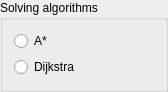
<?xml version="1.0" encoding="UTF-8"?>
<ui version="4.0">
 <class>GroupSolver</class>
 <widget class="QGroupBox" name="GroupSolver">
  <property name="geometry">
   <rect>
    <x>0</x>
    <y>0</y>
    <width>168</width>
    <height>92</height>
   </rect>
  </property>
  <property name="windowTitle">
   <string>GroupBox</string>
  </property>
  <property name="title">
   <string>Solving algorithms</string>
  </property>
  <layout class="QVBoxLayout" name="verticalLayout">
   <item>
    <widget class="QRadioButton" name="rbAStar">
     <property name="text">
      <string>A*</string>
     </property>
    </widget>
   </item>
   <item>
    <widget class="QRadioButton" name="rbDijkstra">
     <property name="text">
      <string>Dijkstra</string>
     </property>
    </widget>
   </item>
  </layout>
 </widget>
 <resources/>
 <connections/>
</ui>
